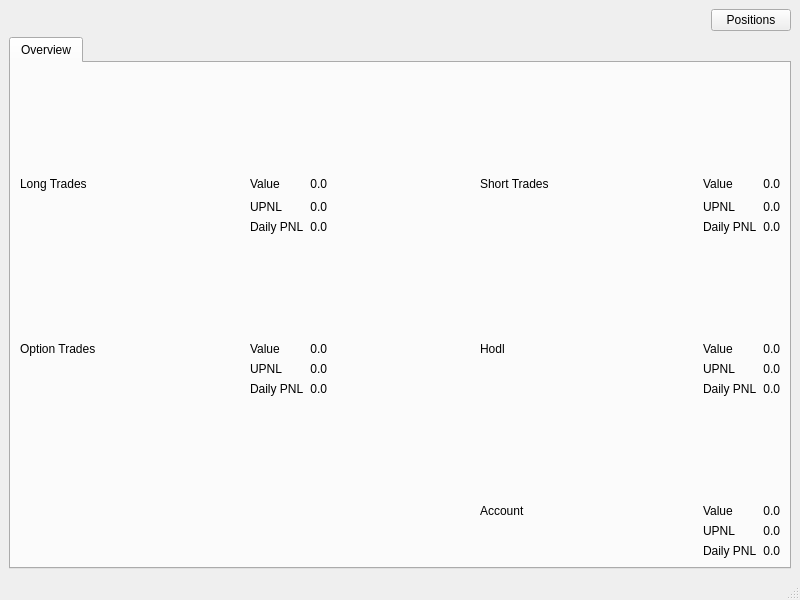
<?xml version="1.0" encoding="UTF-8"?>
<ui version="4.0">
 <class>MainWindow</class>
 <widget class="QMainWindow" name="MainWindow">
  <property name="geometry">
   <rect>
    <x>0</x>
    <y>0</y>
    <width>800</width>
    <height>600</height>
   </rect>
  </property>
  <property name="windowTitle">
   <string>MainWindow</string>
  </property>
  <widget class="QWidget" name="centralwidget">
   <layout class="QGridLayout" name="gridLayout">
    <item row="0" column="0">
     <layout class="QHBoxLayout" name="horizontalLayout_2">
      <item>
       <spacer name="horizontalSpacer">
        <property name="orientation">
         <enum>Qt::Horizontal</enum>
        </property>
        <property name="sizeHint" stdset="0">
         <size>
          <width>40</width>
          <height>20</height>
         </size>
        </property>
       </spacer>
      </item>
      <item>
       <widget class="QPushButton" name="position_button">
        <property name="text">
         <string>Positions</string>
        </property>
       </widget>
      </item>
     </layout>
    </item>
    <item row="4" column="0">
     <layout class="QHBoxLayout" name="horizontalLayout">
      <item>
       <widget class="QTabWidget" name="tabWidget">
        <property name="currentIndex">
         <number>0</number>
        </property>
        <widget class="QWidget" name="tab">
         <attribute name="title">
          <string>Overview</string>
         </attribute>
         <layout class="QGridLayout" name="gridLayout_3">
          <item row="0" column="0">
           <layout class="QGridLayout" name="gridLayout_2">
            <item row="5" column="3">
             <widget class="QLabel" name="option_value_label">
              <property name="text">
               <string>0.0</string>
              </property>
              <property name="alignment">
               <set>Qt::AlignRight|Qt::AlignTrailing|Qt::AlignVCenter</set>
              </property>
             </widget>
            </item>
            <item row="7" column="2">
             <widget class="QLabel" name="label_24">
              <property name="text">
               <string>UPNL</string>
              </property>
             </widget>
            </item>
            <item row="1" column="8">
             <widget class="QLabel" name="short_value_label">
              <property name="text">
               <string>0.0</string>
              </property>
              <property name="alignment">
               <set>Qt::AlignRight|Qt::AlignTrailing|Qt::AlignVCenter</set>
              </property>
             </widget>
            </item>
            <item row="3" column="8">
             <widget class="QLabel" name="short_dpnl_label">
              <property name="text">
               <string>0.0</string>
              </property>
              <property name="alignment">
               <set>Qt::AlignRight|Qt::AlignTrailing|Qt::AlignVCenter</set>
              </property>
             </widget>
            </item>
            <item row="8" column="2">
             <widget class="QLabel" name="label_23">
              <property name="text">
               <string>Daily PNL</string>
              </property>
             </widget>
            </item>
            <item row="1" column="0">
             <widget class="QLabel" name="label_5">
              <property name="text">
               <string>Long Trades</string>
              </property>
             </widget>
            </item>
            <item row="2" column="2">
             <widget class="QLabel" name="label_2">
              <property name="text">
               <string>UPNL</string>
              </property>
             </widget>
            </item>
            <item row="3" column="3">
             <widget class="QLabel" name="long_dpnl_label">
              <property name="text">
               <string>0.0</string>
              </property>
              <property name="alignment">
               <set>Qt::AlignRight|Qt::AlignTrailing|Qt::AlignVCenter</set>
              </property>
             </widget>
            </item>
            <item row="13" column="8">
             <widget class="QLabel" name="overall_upnl_label">
              <property name="text">
               <string>0.0</string>
              </property>
              <property name="alignment">
               <set>Qt::AlignRight|Qt::AlignTrailing|Qt::AlignVCenter</set>
              </property>
             </widget>
            </item>
            <item row="2" column="7">
             <widget class="QLabel" name="label_7">
              <property name="text">
               <string>UPNL</string>
              </property>
             </widget>
            </item>
            <item row="2" column="8">
             <widget class="QLabel" name="short_upnl_label">
              <property name="text">
               <string>0.0</string>
              </property>
              <property name="alignment">
               <set>Qt::AlignRight|Qt::AlignTrailing|Qt::AlignVCenter</set>
              </property>
             </widget>
            </item>
            <item row="5" column="5">
             <widget class="QLabel" name="label_13">
              <property name="text">
               <string>Hodl</string>
              </property>
             </widget>
            </item>
            <item row="14" column="8">
             <widget class="QLabel" name="overall_dpnl_label">
              <property name="text">
               <string>0.0</string>
              </property>
              <property name="alignment">
               <set>Qt::AlignRight|Qt::AlignTrailing|Qt::AlignVCenter</set>
              </property>
             </widget>
            </item>
            <item row="12" column="5">
             <widget class="QLabel" name="label_14">
              <property name="text">
               <string>Account</string>
              </property>
             </widget>
            </item>
            <item row="8" column="8">
             <widget class="QLabel" name="hodl_dpnl_label">
              <property name="text">
               <string>0.0</string>
              </property>
              <property name="alignment">
               <set>Qt::AlignRight|Qt::AlignTrailing|Qt::AlignVCenter</set>
              </property>
             </widget>
            </item>
            <item row="3" column="2">
             <widget class="QLabel" name="label_18">
              <property name="text">
               <string>Daily PNL</string>
              </property>
             </widget>
            </item>
            <item row="7" column="8">
             <widget class="QLabel" name="hodl_upnl_label">
              <property name="text">
               <string>0.0</string>
              </property>
              <property name="alignment">
               <set>Qt::AlignRight|Qt::AlignTrailing|Qt::AlignVCenter</set>
              </property>
             </widget>
            </item>
            <item row="5" column="8">
             <widget class="QLabel" name="hodl_value_label">
              <property name="text">
               <string>0.0</string>
              </property>
              <property name="alignment">
               <set>Qt::AlignRight|Qt::AlignTrailing|Qt::AlignVCenter</set>
              </property>
             </widget>
            </item>
            <item row="2" column="3">
             <widget class="QLabel" name="long_upnl_label">
              <property name="text">
               <string>0.0</string>
              </property>
              <property name="alignment">
               <set>Qt::AlignRight|Qt::AlignTrailing|Qt::AlignVCenter</set>
              </property>
             </widget>
            </item>
            <item row="7" column="7">
             <widget class="QLabel" name="label_26">
              <property name="text">
               <string>UPNL</string>
              </property>
             </widget>
            </item>
            <item row="1" column="3">
             <widget class="QLabel" name="long_value_label">
              <property name="text">
               <string>0.0</string>
              </property>
              <property name="alignment">
               <set>Qt::AlignRight|Qt::AlignTrailing|Qt::AlignVCenter</set>
              </property>
             </widget>
            </item>
            <item row="7" column="3">
             <widget class="QLabel" name="option_upnl_label">
              <property name="text">
               <string>0.0</string>
              </property>
              <property name="alignment">
               <set>Qt::AlignRight|Qt::AlignTrailing|Qt::AlignVCenter</set>
              </property>
             </widget>
            </item>
            <item row="11" column="2">
             <spacer name="verticalSpacer_2">
              <property name="orientation">
               <enum>Qt::Vertical</enum>
              </property>
              <property name="sizeHint" stdset="0">
               <size>
                <width>20</width>
                <height>40</height>
               </size>
              </property>
             </spacer>
            </item>
            <item row="13" column="7">
             <widget class="QLabel" name="label_30">
              <property name="text">
               <string>UPNL</string>
              </property>
             </widget>
            </item>
            <item row="1" column="7">
             <widget class="QLabel" name="label_3">
              <property name="text">
               <string>Value</string>
              </property>
             </widget>
            </item>
            <item row="5" column="7">
             <widget class="QLabel" name="label_11">
              <property name="text">
               <string>Value</string>
              </property>
             </widget>
            </item>
            <item row="14" column="7">
             <widget class="QLabel" name="label_31">
              <property name="text">
               <string>Daily PNL</string>
              </property>
             </widget>
            </item>
            <item row="0" column="0">
             <spacer name="verticalSpacer_3">
              <property name="orientation">
               <enum>Qt::Vertical</enum>
              </property>
              <property name="sizeHint" stdset="0">
               <size>
                <width>20</width>
                <height>40</height>
               </size>
              </property>
             </spacer>
            </item>
            <item row="5" column="0">
             <widget class="QLabel" name="ratio_label">
              <property name="text">
               <string>Option Trades</string>
              </property>
              <property name="alignment">
               <set>Qt::AlignLeading|Qt::AlignLeft|Qt::AlignVCenter</set>
              </property>
             </widget>
            </item>
            <item row="4" column="2">
             <spacer name="verticalSpacer">
              <property name="orientation">
               <enum>Qt::Vertical</enum>
              </property>
              <property name="sizeHint" stdset="0">
               <size>
                <width>20</width>
                <height>40</height>
               </size>
              </property>
             </spacer>
            </item>
            <item row="1" column="5">
             <widget class="QLabel" name="label_4">
              <property name="text">
               <string>Short Trades</string>
              </property>
             </widget>
            </item>
            <item row="12" column="7">
             <widget class="QLabel" name="label_16">
              <property name="text">
               <string>Value</string>
              </property>
             </widget>
            </item>
            <item row="1" column="2">
             <widget class="QLabel" name="label">
              <property name="text">
               <string>Value</string>
              </property>
             </widget>
            </item>
            <item row="8" column="7">
             <widget class="QLabel" name="label_27">
              <property name="text">
               <string>Daily PNL</string>
              </property>
             </widget>
            </item>
            <item row="12" column="8">
             <widget class="QLabel" name="account_value_label">
              <property name="text">
               <string>0.0</string>
              </property>
              <property name="alignment">
               <set>Qt::AlignRight|Qt::AlignTrailing|Qt::AlignVCenter</set>
              </property>
             </widget>
            </item>
            <item row="8" column="3">
             <widget class="QLabel" name="option_dpnl_label">
              <property name="text">
               <string>0.0</string>
              </property>
              <property name="alignment">
               <set>Qt::AlignRight|Qt::AlignTrailing|Qt::AlignVCenter</set>
              </property>
             </widget>
            </item>
            <item row="1" column="4">
             <spacer name="horizontalSpacer_2">
              <property name="orientation">
               <enum>Qt::Horizontal</enum>
              </property>
              <property name="sizeHint" stdset="0">
               <size>
                <width>10</width>
                <height>20</height>
               </size>
              </property>
             </spacer>
            </item>
            <item row="1" column="1">
             <spacer name="horizontalSpacer_3">
              <property name="orientation">
               <enum>Qt::Horizontal</enum>
              </property>
              <property name="sizeHint" stdset="0">
               <size>
                <width>40</width>
                <height>20</height>
               </size>
              </property>
             </spacer>
            </item>
            <item row="5" column="2">
             <widget class="QLabel" name="label_6">
              <property name="text">
               <string>Value</string>
              </property>
             </widget>
            </item>
            <item row="3" column="7">
             <widget class="QLabel" name="label_20">
              <property name="text">
               <string>Daily PNL</string>
              </property>
             </widget>
            </item>
            <item row="1" column="6">
             <spacer name="horizontalSpacer_4">
              <property name="orientation">
               <enum>Qt::Horizontal</enum>
              </property>
              <property name="sizeHint" stdset="0">
               <size>
                <width>40</width>
                <height>20</height>
               </size>
              </property>
             </spacer>
            </item>
           </layout>
          </item>
         </layout>
        </widget>
       </widget>
      </item>
     </layout>
    </item>
   </layout>
  </widget>
  <widget class="QMenuBar" name="menubar">
   <property name="geometry">
    <rect>
     <x>0</x>
     <y>0</y>
     <width>800</width>
     <height>24</height>
    </rect>
   </property>
  </widget>
  <widget class="QStatusBar" name="statusBar"/>
 </widget>
 <resources/>
 <connections/>
</ui>
